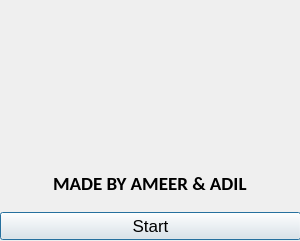
<?xml version="1.0" encoding="UTF-8"?>
<ui version="4.0">
 <class>Dialog</class>
 <widget class="QDialog" name="Dialog">
  <property name="geometry">
   <rect>
    <x>0</x>
    <y>0</y>
    <width>300</width>
    <height>241</height>
   </rect>
  </property>
  <property name="maximumSize">
   <size>
    <width>800</width>
    <height>680</height>
   </size>
  </property>
  <property name="windowTitle">
   <string>Face Recognition Attendance</string>
  </property>
  <property name="windowIcon">
   <iconset resource="resource.qrc">
    <normaloff>:/icon/icon.png</normaloff>:/icon/icon.png</iconset>
  </property>
  <widget class="QWidget" name="verticalLayoutWidget">
   <property name="geometry">
    <rect>
     <x>0</x>
     <y>160</y>
     <width>301</width>
     <height>80</height>
    </rect>
   </property>
   <layout class="QVBoxLayout" name="verticalLayout">
    <item>
     <layout class="QHBoxLayout" name="horizontalLayout">
      <item alignment="Qt::AlignHCenter">
       <widget class="QLabel" name="filelabel">
        <property name="font">
         <font>
          <family>Calibri</family>
          <pointsize>14</pointsize>
          <weight>75</weight>
          <bold>true</bold>
         </font>
        </property>
        <property name="text">
         <string>MADE BY AMEER &amp; ADIL</string>
        </property>
       </widget>
      </item>
     </layout>
    </item>
    <item>
     <widget class="QPushButton" name="runButton">
      <property name="font">
       <font>
        <family>Arial</family>
        <pointsize>13</pointsize>
       </font>
      </property>
      <property name="text">
       <string>Start</string>
      </property>
     </widget>
    </item>
   </layout>
  </widget>
  <widget class="QLabel" name="label">
   <property name="geometry">
    <rect>
     <x>0</x>
     <y>0</y>
     <width>411</width>
     <height>161</height>
    </rect>
   </property>
   <property name="text">
    <string/>
   </property>
   <property name="pixmap">
    <pixmap>../../Desktop/heheboi.jpg</pixmap>
   </property>
  </widget>
 </widget>
 <resources>
  <include location="resource.qrc"/>
 </resources>
 <connections/>
</ui>
